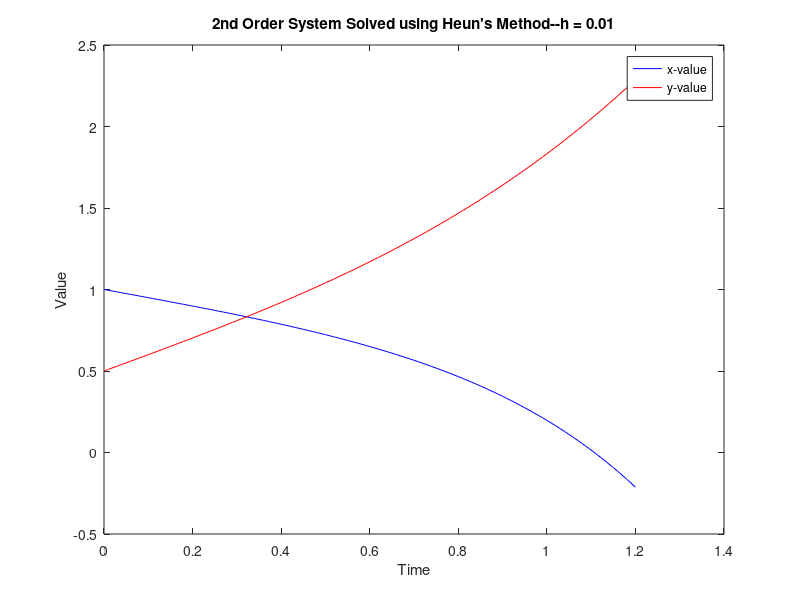
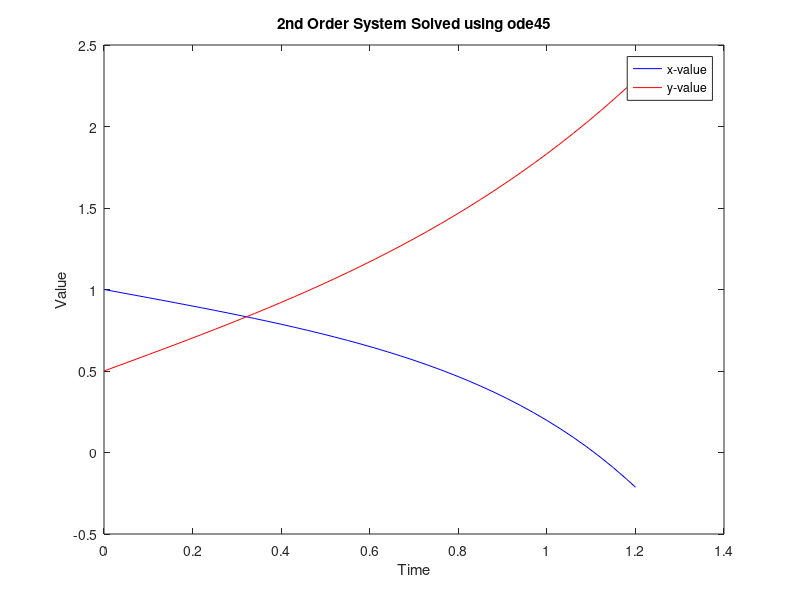
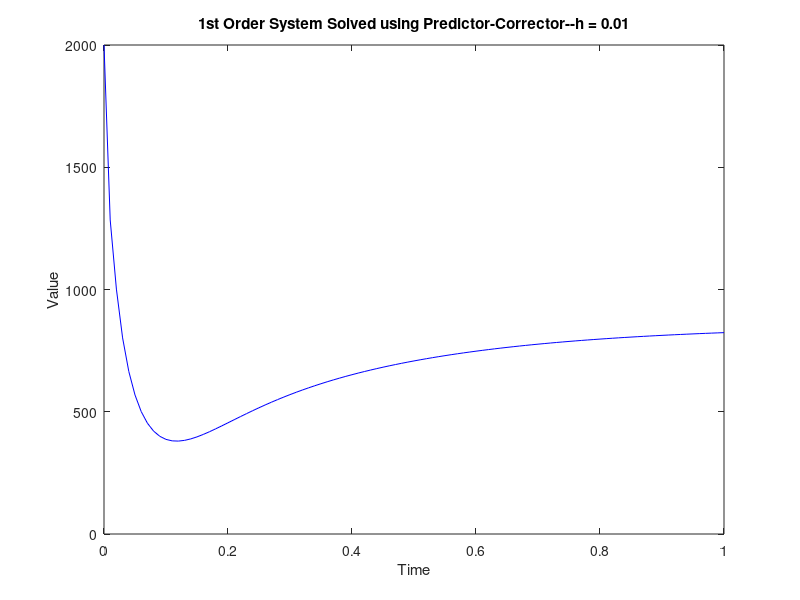
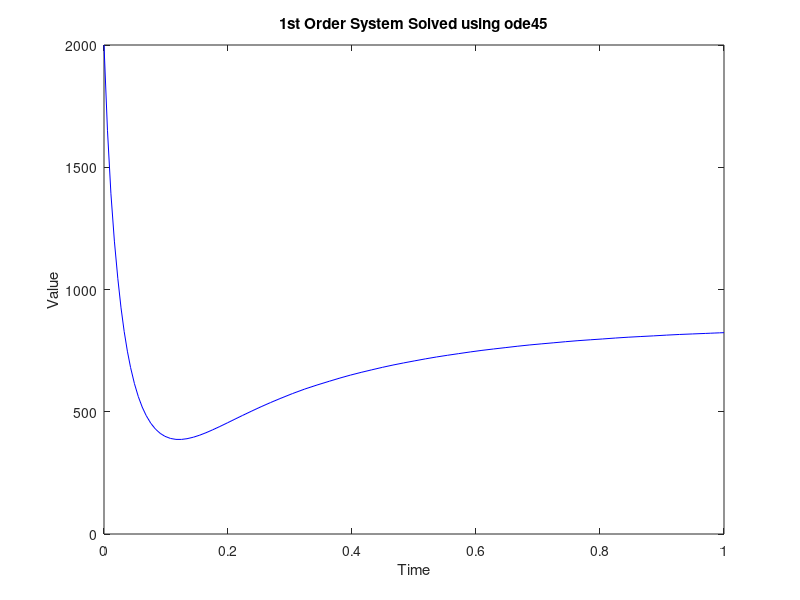

MATLAB code for these plots, in order:
%% MEMS 1060 Homework 8
% Author: Shane Riley
% Date: 4/8/2021
format long
clear
clc
close all
%% Problem 1
% Given dx/dt, dy/dt, tspan, x(0), and y(0), solve using 2nd order RK
disp(" ");
disp("Problem 1");

% Eq's and IC
dx = @(t,x,y) x*t - y;
dy = @(t,x,y) y*t + x;

% Specify step size and presize vectors
h = 0.01;
t = (0:h:1.2)';
x = zeros(length(t),1);
y = zeros(length(t),1);

% Initial value
x(1) = 1;
y(1) = 0.5;

% Specify constants
c2 = 0.75;  % Use Heun's method
c1 = 1 - c2;
a = 0.5/c2;
b = 0.5/c2;

% Specify K values as functions
Kx1 = @(t,x,y) dx(t,x,y);
Ky1 = @(t,x,y) dy(t,x,y);
Kx2 = @(t,x,y,Kx1,Ky1) dx(t + a*h, x + Kx1(t,x,y)*b*h, y + Ky1(t,x,y)*b*h);
Ky2 = @(t,x,y,Kx1,Ky1) dy(t + a*h, x + Kx1(t,x,y)*b*h, y + Ky1(t,x,y)*b*h);
xnew = @(t,x,y) x + ( c1*Kx1(t,x,y) + c2*Kx2(t,x,y,Kx1,Ky1) )*h;
ynew = @(t,x,y) y + ( c1*Ky1(t,x,y) + c2*Ky2(t,x,y,Kx1,Ky1) )*h;

% Iterate
for i=2:length(t)
    x(i) = xnew(t(i-1),x(i-1),y(i-1));
    y(i) = ynew(t(i-1),x(i-1),y(i-1));
end

% Plot
figure(1);
plot(t,x,'b-');
hold on
plot(t,y,'r-');
title("2nd Order System Solved using Heun's Method--h = 0.01");
ylabel("Value");
xlabel("Time");
legend("x-value", "y-value");
print("images/figure1",'-dpng');

% Compare to stock RK solver
[t,v] = ode45((@(t,v) [dx(t,v(1),v(2));dy(t,v(1),v(2))]), [0 1.2], [1; 0.5]);
figure(2);
plot(t,v(:,1),'b-');
hold on
plot(t,v(:,2),'r-');
title("2nd Order System Solved using ode45");
ylabel("Value");
xlabel("Time");
legend("x-value", "y-value");
print("images/figure2",'-dpng');

%% Problem 2
% Given dx/dt, tspan, x(0), use predictor-corrector (Euler's explicit with
% implicit third-order Adams-Moulton) to solve.
disp(" ");
disp("Problem 2");

% Equation
dx = @(t,x) -0.8 * x^(1.5) + 20000 * (1 - exp(-3*t));

% Step size and time vector
h = 0.01;
t = 0:h:1;
x = zeros(length(t),1);
x(1) = 2000;
eps = 10^(-4);

% Functions
x_predict = @(t,x) x + h*dx(t,x);
x_correct = @(t,x) x(2) + ((h/12)*(5*dx(t(1),x(1)) + 8*dx(t(2),x(2)) - dx(t(3),x(3))));
checkexp = @(x1,x2) abs((x2-x1)/x2);

% Get 1st value only using prediction (no x_{i-1} for correction yet)
x(2) = x_predict(t(1),x(1));

for i=3:length(t)
    
    % Predict
    xn = x_predict(t(i-1),x(i-1));
    
    xs = [xn, x(i-1), x(i-2)];
    ts = [t(i), t(i-1), t(i-2)];
    
    % Run tries
    while true
        % Run correction
        xnn = x_correct(ts, xs);

        % Check convergence
        if (checkexp(xnn, xs(1)) < eps), break; end
        
        % Else, rebuild 
        xs(1) = xnn;
    end
    
    % Store value
    x(i) = xnn;
end

% Plot
figure(3);
plot(t,x,'b-');
title("1st Order System Solved using Predictor-Corrector--h = 0.01");
ylabel("Value");
xlabel("Time");
print("images/figure3",'-dpng');

% Compare to stock RK solver
[t,x] = ode45((@(t,x) dx(t,x) ), [0 1], 2000);
figure(4);
plot(t,x,'b-');
title("1st Order System Solved using ode45");
ylabel("Value");
xlabel("Time");
print("images/figure4",'-dpng');

%% Problem 3
% Use the EOM for a rocket to determine acceleration, velocity, and
% position
disp(" ");
disp("Problem 3");

% Express terms
w = @(t) 3000 - 80*t;  % [lb]
g = 32.2;  % [ft/s^2]
T = 7000;  % [lb]
D = @(v) 0.008*g*(v)^2;  % [lb]

% get xdot and vdot into a vector s, see report
vel = @(t,s) s(2);
accel = @(t,s) (g/w(t))*(T - w(t) - D(s(2)));

diffeq = @(t,s) [...
    vel(t,s)
    accel(t,s)
]';

% Time span and initial condition
tspan = [0 3];
s_init = [0 0];

% Step size and t vector
h = 0.005;
t = (tspan(1):h:tspan(end))';

% Solve using Euler's Explicit
s_new = @(t,s) s + diffeq(t,s).*h;
s = zeros(length(t), length(s_init));
s(1,:) = s_init;
for i=2:length(t)
    % Get state row
    s(i,:) = s_new(t,s(i-1,:));
end

% Add acceleration
accels = zeros(length(t),1);
for i=1:length(t)
    accels(i) = accel(t(i), s(i,:));
end
s = [s accels];

% Plots
figure(5)
plot(t,s(:,1), 'b-');
xlabel("Time [s]");
ylabel("Position [ft]");
title("Rocket Position");
print("images/figure5",'-dpng');

figure(6)
plot(t,s(:,2), 'b-');
xlabel("Time [s]");
ylabel("Velocity [ft/s]");
title("Rocket Velocity");
print("images/figure6",'-dpng');

figure(7)
plot(t,s(:,3), 'b-');
xlabel("Time [s]");
ylabel("Acceleration [ft/s^2]");
title("Rocket Acceleration");
print("images/figure7",'-dpng');









